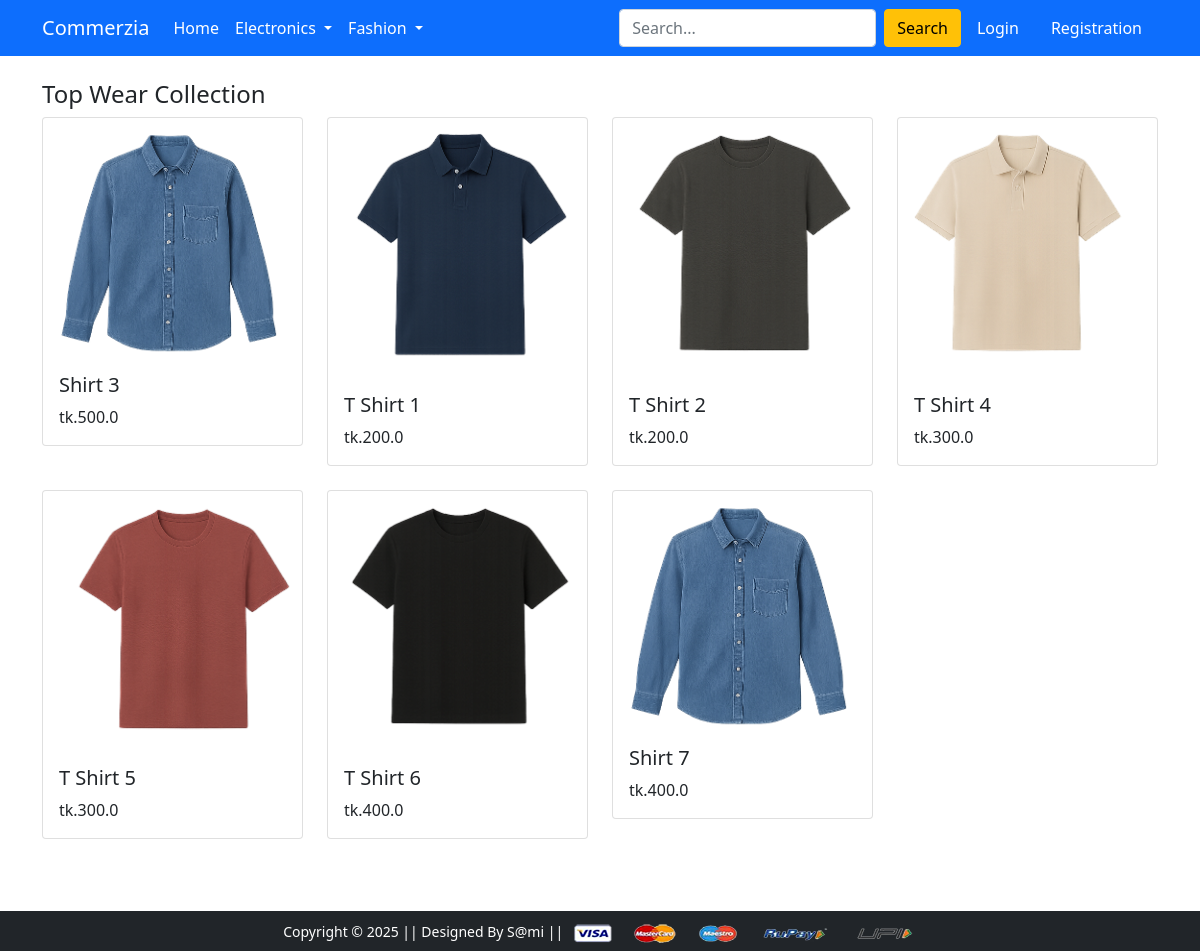
The page /fashion/top-wear/ on the database its author committed.
### app/models.py (models this page shows, shortened)
class Product(models.Model):
    title = models.CharField(max_length=155)
    selling_price = models.FloatField()
    discounted_price = models.FloatField()
    description = models.TextField()
    brand  = models.CharField(max_length=155)
    category = models.CharField(choices=CATEGORY_CHOICES,max_length=5)
    product_image = models.ImageField(upload_to='productimg')

### app/views.py (the view)
# urls.py: path('fashion/top-wear/', views.top_wear, name='topwear'),
def top_wear(request):
    products = Product.objects.filter(category='TW')
    return render(request, 'app/topwear.html', {'products': products})

### app/templates/app/topwear.html (shortened to what this page needs)
{% extends 'app/base.html' %}
{% block main-content %}
<div class="container my-4">
  <h4>Top Wear Collection</h4>
  <div class="row">
    {% for product in products %}
      <div class="col-md-3">
        <div class="card mb-4">
          <img src="{{ product.product_image.url }}" class="card-img-top" alt="{{ product.title }}">
          <div class="card-body">
            <h5 class="card-title">{{ product.title }}</h5>
            <p class="card-text">tk.{{ product.discounted_price }}</p>
          </div>
        </div>
      </div>
    {% endfor %}
  </div>
</div>
{% endblock main-content %}

### rows shown on the page
Product: product_image (picture), title "Shirt 3", discounted_price "500.0"
Product: product_image (picture), title "T Shirt 1", discounted_price "200.0"
Product: product_image (picture), title "T Shirt 2", discounted_price "200.0"
Product: product_image (picture), title "T Shirt 4", discounted_price "300.0"
Product: product_image (picture), title "T Shirt 5", discounted_price "300.0"
Product: product_image (picture), title "T Shirt 6", discounted_price "400.0"
Product: product_image (picture), title "Shirt 7", discounted_price "400.0"
